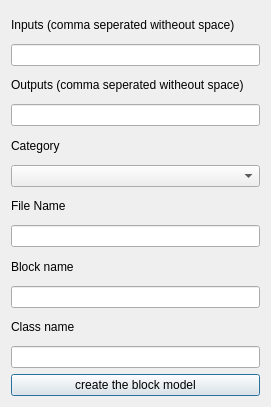
<?xml version="1.0" encoding="UTF-8"?>
<ui version="4.0">
 <class>Dialog</class>
 <widget class="QDialog" name="Dialog">
  <property name="geometry">
   <rect>
    <x>0</x>
    <y>0</y>
    <width>271</width>
    <height>407</height>
   </rect>
  </property>
  <property name="windowTitle">
   <string>Dialog</string>
  </property>
  <layout class="QVBoxLayout" name="verticalLayout">
   <item>
    <widget class="QLabel" name="inputsLab">
     <property name="text">
      <string>Inputs (comma seperated witheout space)</string>
     </property>
    </widget>
   </item>
   <item>
    <widget class="QLineEdit" name="inputs"/>
   </item>
   <item>
    <widget class="QLabel" name="outputsLab">
     <property name="text">
      <string>Outputs (comma seperated witheout space)</string>
     </property>
    </widget>
   </item>
   <item>
    <widget class="QLineEdit" name="outputs"/>
   </item>
   <item>
    <widget class="QLabel" name="categoryLab">
     <property name="text">
      <string>Category</string>
     </property>
    </widget>
   </item>
   <item>
    <widget class="QComboBox" name="category"/>
   </item>
   <item>
    <widget class="QLabel" name="fileNameLab">
     <property name="text">
      <string>File Name</string>
     </property>
    </widget>
   </item>
   <item>
    <widget class="QLineEdit" name="fileName"/>
   </item>
   <item>
    <widget class="QLabel" name="blockNameLab">
     <property name="text">
      <string>Block name</string>
     </property>
    </widget>
   </item>
   <item>
    <widget class="QLineEdit" name="blockName"/>
   </item>
   <item>
    <widget class="QLabel" name="classNameLab">
     <property name="text">
      <string>Class name</string>
     </property>
    </widget>
   </item>
   <item>
    <widget class="QLineEdit" name="className"/>
   </item>
   <item>
    <widget class="QPushButton" name="pushButton">
     <property name="text">
      <string>create the block model</string>
     </property>
    </widget>
   </item>
  </layout>
 </widget>
 <resources/>
 <connections/>
</ui>
